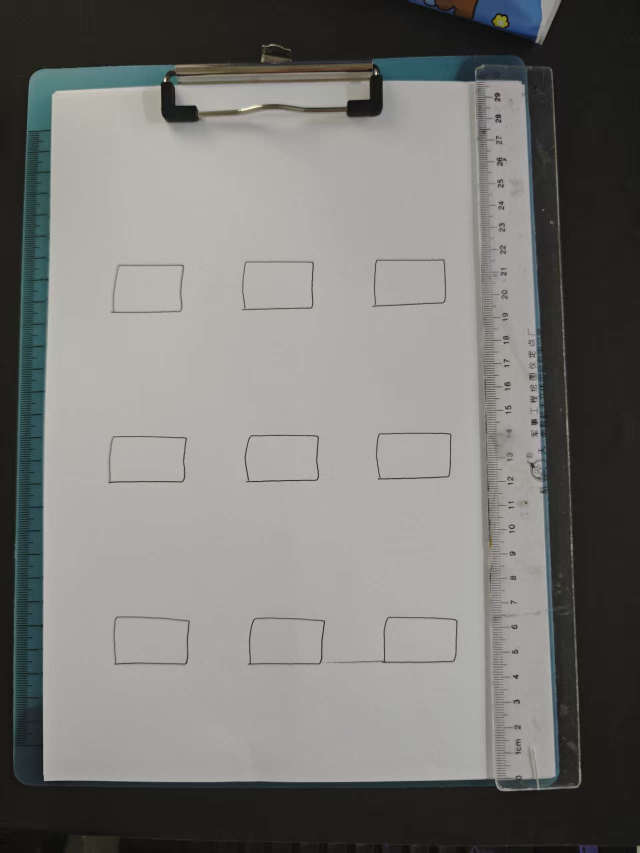
#> input picture docs/diagnostics/V47_3X3_RECT_PHOTO_20260725.jpg, 1279 x 1706 px (shown at 1/2 size); its folder holds 7 pictures in this run
$ python analyze_v47_3x3_rect_photo.py
#> lines starting #> are read from the running program, lines starting #| are printed output that depends on the picture; after the words box and inside, x2 and y2 are one past the last pixel; in counts of white or black regions, pixels touching at a corner belong together
#!/usr/bin/env python3
"""Measure the nine V47 rectangles from one perspective photo."""

from __future__ import annotations

import json
import math
from pathlib import Path

import cv2
import numpy as np


ROOT = Path(__file__).resolve().parents[1]
PHOTO = ROOT / "docs" / "diagnostics" / "V47_3X3_RECT_PHOTO_20260725.jpg"
OUTPUT_JSON = (
    ROOT / "docs" / "diagnostics" / "V47_3X3_RECT_PHOTO_ANALYSIS.json"
)
OUTPUT_RECTIFIED = (
    ROOT / "docs" / "diagnostics" / "V47_3X3_RECT_RECTIFIED.png"
)
OUTPUT_ANNOTATED = (
    ROOT / "docs" / "diagnostics" / "V47_3X3_RECT_ANALYZED.png"
)

PX_PER_MM = 5.0
WARP_WIDTH = round(210.0 * PX_PER_MM)
WARP_HEIGHT = round(297.0 * PX_PER_MM)

# The transparent ruler hides most of the right paper edge.  These four
# endpoints are the visible A4 boundary intersections in this photo.
PHOTO_PAGE_CORNERS = np.float32(
    [
        [105.0, 166.0],
        [1052.0, 166.0],
        [1024.0, 1564.0],
        [81.0, 1564.0],
    ]
)
WARP_PAGE_CORNERS = np.float32(
    [
        [0.0, 0.0],
        [WARP_WIDTH - 1.0, 0.0],
        [WARP_WIDTH - 1.0, WARP_HEIGHT - 1.0],
        [0.0, WARP_HEIGHT - 1.0],
    ]
)

COLUMNS = (("LEFT", 50.0), ("CENTER", 105.0), ("RIGHT", 160.0))
ROWS = (("TOP", 205.0), ("MIDDLE", 130.0), ("BOTTOM", 55.0))
RECT_WIDTH_MM = 30.0
RECT_HEIGHT_MM = 20.0


def expected_pixel(point_mm: tuple[float, float]) -> tuple[float, float]:
    return point_mm[0] * PX_PER_MM, (297.0 - point_mm[1]) * PX_PER_MM


def robust_polyfit(
    independent: np.ndarray,
    dependent: np.ndarray,
) -> tuple[np.ndarray, np.ndarray]:
    keep = np.ones(len(independent), dtype=bool)
    for _ in range(4):
        coefficients = np.polyfit(independent[keep], dependent[keep], 1)
        residual = dependent - np.polyval(coefficients, independent)
        center = np.median(residual[keep])
        deviation = np.median(np.abs(residual[keep] - center))
        limit = max(2.0, 3.5 * 1.4826 * deviation)
        keep = np.abs(residual - center) <= limit
    return coefficients, keep


def make_ink_mask(gray: np.ndarray) -> np.ndarray:
    """Find thin pen strokes while rejecting slow paper/lighting gradients."""
    background = cv2.GaussianBlur(gray, (0, 0), 11.0)
    contrast = background.astype(np.int16) - gray.astype(np.int16)
    return np.logical_and(contrast >= 5, gray <= 205)


def strongest_projection_peak(
    projection: np.ndarray,
    start: int,
    stop: int,
) -> float:
    values = projection[start:stop]
    if len(values) == 0:
        raise AssertionError("empty projection search range")
    peak = start + int(np.argmax(values))
    lo = max(start, peak - 2)
    hi = min(stop, peak + 3)
    weights = projection[lo:hi].astype(np.float64)
    if float(np.sum(weights)) <= 0.0:
        raise AssertionError("no ink in projection search range")
    coordinates = np.arange(lo, hi, dtype=np.float64)
    return float(np.sum(coordinates * weights) / np.sum(weights))


def locate_rectangle(
    ink: np.ndarray,
    expected_center_x: float,
    expected_center_y: float,
) -> dict[str, float]:
    """Locate four edges inside a broad grid-cell ROI.

    The old spatial map shifts some rectangles by several millimetres, so edge
    tracing must not begin at the nominal G-code coordinate.
    """
    half_width = round(26.0 * PX_PER_MM)
    half_height = round(20.0 * PX_PER_MM)
    x0 = max(0, round(expected_center_x - half_width))
    x1 = min(ink.shape[1], round(expected_center_x + half_width))
    y0 = max(0, round(expected_center_y - half_height))
    y1 = min(ink.shape[0], round(expected_center_y + half_height))
    roi = ink[y0:y1, x0:x1]
    row_projection = roi.sum(axis=1)
    column_projection = roi.sum(axis=0)
    split_x = max(1, min(x1 - x0 - 1, round(expected_center_x) - x0))
    split_y = max(1, min(y1 - y0 - 1, round(expected_center_y) - y0))
    return {
        "top": y0
        + strongest_projection_peak(row_projection, 0, split_y),
        "bottom": y0
        + strongest_projection_peak(
            row_projection, split_y, y1 - y0
        ),
        "left": x0
        + strongest_projection_peak(column_projection, 0, split_x),
        "right": x0
        + strongest_projection_peak(
            column_projection, split_x, x1 - x0
        ),
    }


def trace_horizontal(
    ink: np.ndarray,
    left_x: float,
    right_x: float,
    expected_y: float,
) -> np.ndarray:
    # Trim corners so the vertical strokes cannot be selected.  This also
    # excludes the bottom-row travel/connection line outside each rectangle.
    x0 = round(left_x + 8.0)
    x1 = round(right_x - 8.0)
    band = 14
    y0 = max(0, round(expected_y - band))
    y1 = min(ink.shape[0], round(expected_y + band + 1))
    local = ink[y0:y1, x0 : x1 + 1]
    points = []
    for column, x in enumerate(range(x0, x1 + 1)):
        values = local[:, column]
        candidates = np.flatnonzero(values)
        if len(candidates) == 0:
            continue
        y_candidates = y0 + candidates
        closest = int(
            y_candidates[np.argmin(np.abs(y_candidates - expected_y))]
        )
        points.append((float(x), float(closest)))
    result = np.asarray(points, dtype=np.float64)
    if len(result) < 50:
        raise AssertionError(
            "not enough horizontal edge pixels "
            f"left_x={left_x:.1f} right_x={right_x:.1f} "
            f"expected_y={expected_y:.1f} count={len(result)}"
        )
    _, keep = robust_polyfit(result[:, 0], result[:, 1])
    return result[keep]


def trace_vertical(
    ink: np.ndarray,
    expected_x: float,
    top_y: float,
    bottom_y: float,
    min_points: int = 35,
) -> np.ndarray:
    y0 = round(top_y + 8.0)
    y1 = round(bottom_y - 8.0)
    band = 14
    x0 = max(0, round(expected_x - band))
    x1 = min(ink.shape[1], round(expected_x + band + 1))
    local = ink[y0 : y1 + 1, x0:x1]
    points = []
    for row, y in enumerate(range(y0, y1 + 1)):
        values = local[row, :]
        candidates = np.flatnonzero(values)
        if len(candidates) == 0:
            continue
        x_candidates = x0 + candidates
        closest = int(
            x_candidates[np.argmin(np.abs(x_candidates - expected_x))]
        )
        points.append((float(closest), float(y)))
    result = np.asarray(points, dtype=np.float64)
    if len(result) < min_points:
        raise AssertionError(
            "not enough vertical edge pixels "
            f"expected_x={expected_x:.1f} top_y={top_y:.1f} "
            f"bottom_y={bottom_y:.1f} count={len(result)}"
        )
    _, keep = robust_polyfit(result[:, 1], result[:, 0])
    return result[keep]


def transform_points(points: np.ndarray, transform: np.ndarray) -> np.ndarray:
    return cv2.perspectiveTransform(
        points.astype(np.float32)[None, :, :], transform
    )[0].astype(np.float64)


def line_fit(
    points: np.ndarray,
    horizontal: bool,
) -> tuple[np.ndarray, float, float]:
    if horizontal:
        independent = points[:, 0]
        dependent = points[:, 1]
    else:
        independent = points[:, 1]
        dependent = points[:, 0]
    coefficients, keep = robust_polyfit(independent, dependent)
    residual = dependent[keep] - np.polyval(
        coefficients, independent[keep]
    )
    return (
        coefficients,
        float(np.percentile(np.abs(residual), 95.0) / PX_PER_MM),
        float(np.max(np.abs(residual)) / PX_PER_MM),
    )


def intersection(
    horizontal: np.ndarray,
    vertical: np.ndarray,
) -> np.ndarray:
    # y = a*x + b; x = c*y + d
    a, b = horizontal
    c, d = vertical
    denominator = 1.0 - a * c
    y = (a * d + b) / denominator
    x = c * y + d
    return np.asarray((x, y), dtype=np.float64)


def measure_rectangle(
    traces: dict[str, np.ndarray],
) -> tuple[dict, dict[str, np.ndarray]]:
    top_fit, top_curve95, top_curve_max = line_fit(
        traces["top"], horizontal=True
    )
    bottom_fit, bottom_curve95, bottom_curve_max = line_fit(
        traces["bottom"], horizontal=True
    )
    left_fit, left_curve95, left_curve_max = line_fit(
        traces["left"], horizontal=False
    )
    right_fit, right_curve95, right_curve_max = line_fit(
        traces["right"], horizontal=False
    )
    corners = {
        "top_left": intersection(top_fit, left_fit),
        "top_right": intersection(top_fit, right_fit),
        "bottom_right": intersection(bottom_fit, right_fit),
        "bottom_left": intersection(bottom_fit, left_fit),
    }
    width_top = np.linalg.norm(corners["top_right"] - corners["top_left"])
    width_bottom = np.linalg.norm(
        corners["bottom_right"] - corners["bottom_left"]
    )
    height_left = np.linalg.norm(
        corners["bottom_left"] - corners["top_left"]
    )
    height_right = np.linalg.norm(
        corners["bottom_right"] - corners["top_right"]
    )
    horizontal_angle = math.degrees(
        math.atan((top_fit[0] + bottom_fit[0]) / 2.0)
    )
    vertical_angle = math.degrees(
        math.atan((left_fit[0] + right_fit[0]) / 2.0)
    )
    orthogonality_error = abs(horizontal_angle + vertical_angle)
    curve95 = {
        "top": top_curve95,
        "right": right_curve95,
        "bottom": bottom_curve95,
        "left": left_curve95,
    }
    curve_max = {
        "top": top_curve_max,
        "right": right_curve_max,
        "bottom": bottom_curve_max,
        "left": left_curve_max,
    }
    result = {
        "width_top_mm": float(width_top / PX_PER_MM),
        "width_bottom_mm": float(width_bottom / PX_PER_MM),
        "width_mean_mm": float((width_top + width_bottom) / 2.0 / PX_PER_MM),
        "height_left_mm": float(height_left / PX_PER_MM),
        "height_right_mm": float(height_right / PX_PER_MM),
        "height_mean_mm": float(
            (height_left + height_right) / 2.0 / PX_PER_MM
        ),
        "horizontal_angle_deg": horizontal_angle,
        "vertical_shear_deg": vertical_angle,
        "orthogonality_error_deg": orthogonality_error,
        "edge_curve95_mm": curve95,
        "edge_curve_max_mm": curve_max,
        "edge_curve95_worst_mm": max(curve95.values()),
        "edge_curve_max_worst_mm": max(curve_max.values()),
        "corners_rectified_px": {
            name: [float(value) for value in point]
            for name, point in corners.items()
        },
    }
    fits = {
        "top": top_fit,
        "bottom": bottom_fit,
        "left": left_fit,
        "right": right_fit,
    }
    return result, fits


def main() -> None:
    image = cv2.imread(str(PHOTO))
#> image is the input picture: shape (1706, 1279, 3); mean B, G, R 117.4, 120.4, 122
    if image is None:
        raise FileNotFoundError(PHOTO)
    page_transform = cv2.getPerspectiveTransform(
        PHOTO_PAGE_CORNERS, WARP_PAGE_CORNERS
    )
    rectified = cv2.warpPerspective(
        image, page_transform, (WARP_WIDTH, WARP_HEIGHT)
    )
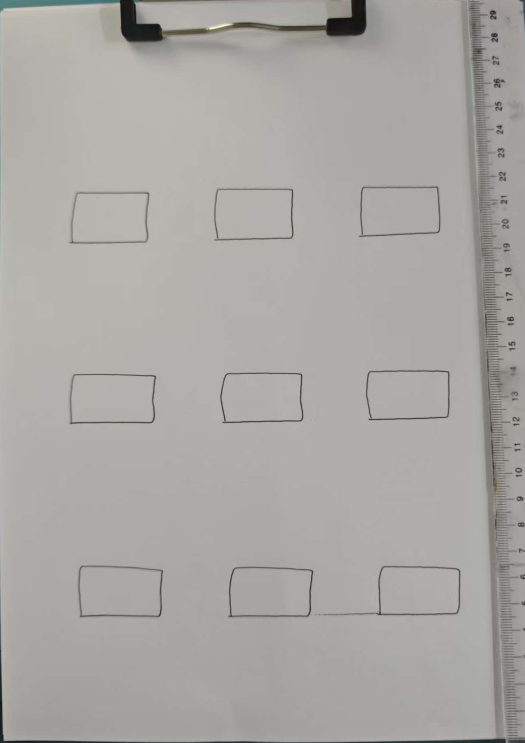
#> rectified: shape (1485, 1050, 3) (shown at 1/2 size); mean B, G, R 163.4, 167, 170.4
    cv2.imwrite(str(OUTPUT_RECTIFIED), rectified)
    gray = cv2.cvtColor(rectified, cv2.COLOR_BGR2GRAY)
    ink = make_ink_mask(gray)
#> in make_ink_mask, `background = cv2.GaussianBlur(gray, (0, 0), 11.0)`:
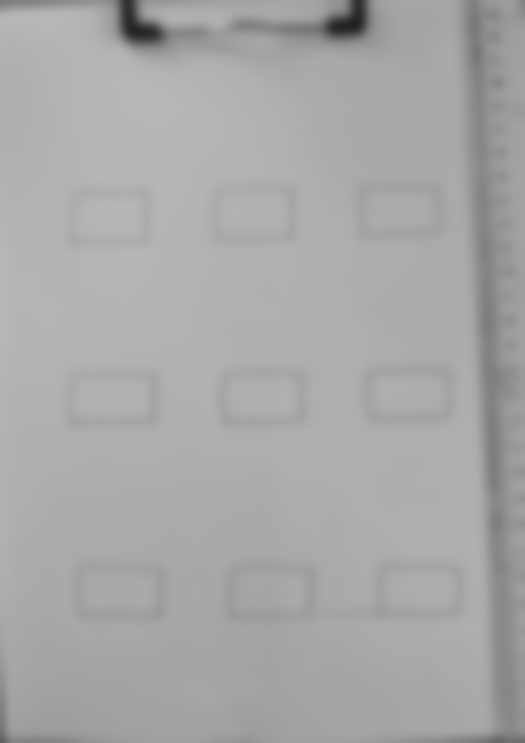
#> background: shape (1485, 1050) (shown at 1/2 size); min 32, max 184, mean 167.7
#> in make_ink_mask, `contrast = background.astype(np.int16) - gray.astype(np.int16)`:
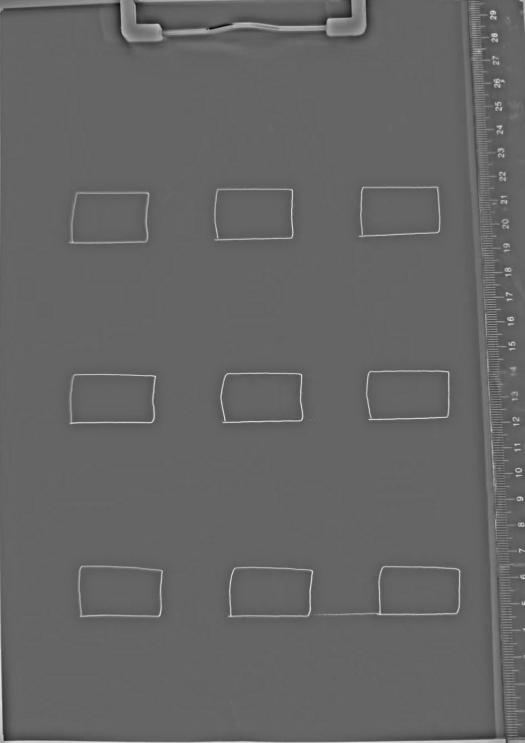
#> contrast: shape (1485, 1050) int16 (shown at 1/2 size); min -93, max 140, mean 0; drawn with min black and max white
#> in make_ink_mask, `return np.logical_and(contrast >= 5, gray <= 205)`:
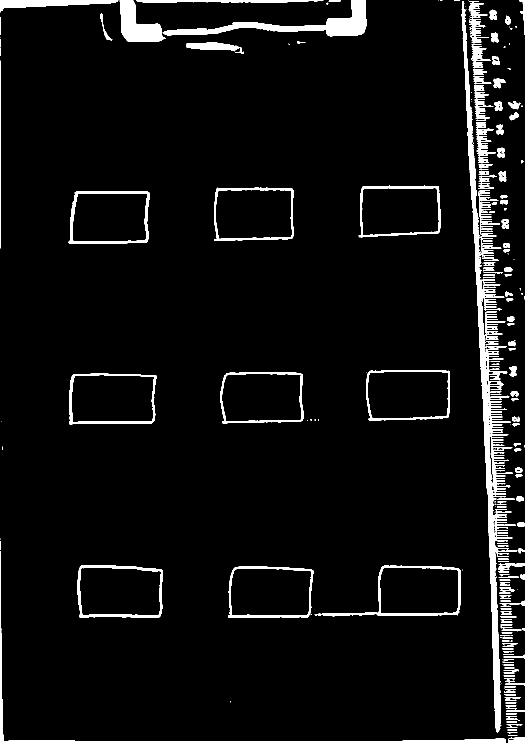
#> returned value: shape (1485, 1050) bool (shown at 1/2 size); 5.2% white; 301 white regions (74 under 20 px), largest, box (x1, y1, x2, y2) and area: (923, 2, 1035, 1466) 19386, (325, 0, 733, 73) 7310, (0, 1102, 1012, 1485) 4370

    raw_records = []
    measured_centers = []
    expected_centers = []
    for row_name, center_y_mm in ROWS:
        for column_name, center_x_mm in COLUMNS:
            center_x, center_y = expected_pixel(
                (center_x_mm, center_y_mm)
            )
            edges = locate_rectangle(ink, center_x, center_y)
            traces = {
                "top": trace_horizontal(
                    ink, edges["left"], edges["right"], edges["top"]
                ),
                "bottom": trace_horizontal(
                    ink,
                    edges["left"],
                    edges["right"],
                    edges["bottom"],
                ),
                "left": trace_vertical(
                    ink,
                    edges["left"],
                    edges["top"],
                    edges["bottom"],
                ),
                "right": trace_vertical(
                    ink,
                    edges["right"],
                    edges["top"],
                    edges["bottom"],
                ),
            }
            provisional, _ = measure_rectangle(traces)
            corners = np.asarray(
                list(provisional["corners_rectified_px"].values()),
                dtype=np.float64,
            )
            measured_centers.append(np.mean(corners, axis=0))
            expected_centers.append((center_x, center_y))
            raw_records.append(
                {
                    "zone": f"{row_name}_{column_name}",
                    "row": row_name,
                    "column": column_name,
                    "center_paper_mm": [center_x_mm, center_y_mm],
                    "located_edges_rectified_px": edges,
                    "traces": traces,
                }
            )
#> this loop made 3 passes
#> pass 1, in locate_rectangle, `roi = ink[y0:y1, x0:x1]`:
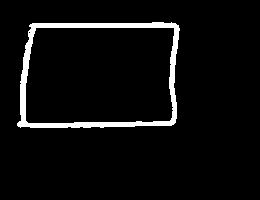
#> roi: shape (200, 260) bool; 5% white; 1 white region, box (x1, y1, x2, y2) and area: (17, 22, 180, 128) 2594
#> pass 1, in trace_vertical, `local = ink[y0 : y1 + 1, x0:x1]`:
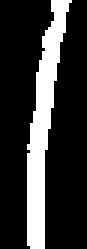
#> local: shape (83, 29) bool (shown 3 times larger); 20.7% white; 1 white region, box (x1, y1, x2, y2) and area: (9, 0, 24, 83) 498
#> after the loop, expected_centers = [(250, 460), (525, 460), (800, 460), (250, 835), (525, 835), (800, 835), (250, 1210), (525, 1210), (800, 1210)]; measured_centers = [[219.5, 434], [507.6, 427.5], [800, 420.8], [224.5, 797], [523.4, 794.5], [815.9, 789.4], [240.5, 1182.8], [540.7, 1183.6], [838.5, 1181.5]]; raw_records = 9 items

    grid_transform, _ = cv2.findHomography(
        np.asarray(measured_centers, dtype=np.float32),
        np.asarray(expected_centers, dtype=np.float32),
        method=0,
    )
#> grid_transform = [[0.999, -0.00808, 41.34], [0.0314, 1.1, -9.74], [2.16e-05, 6.13e-05, 1]]
    if grid_transform is None:
        raise AssertionError("grid homography failed")

    annotated = rectified.copy()
    results = []
    colors = {
        "top": (20, 80, 230),
        "right": (40, 170, 40),
        "bottom": (230, 80, 20),
        "left": (190, 40, 190),
    }
    for index, record in enumerate(raw_records, start=1):
        corrected_traces = {
            name: transform_points(points, grid_transform)
            for name, points in record["traces"].items()
        }
        measurement, _ = measure_rectangle(corrected_traces)
        measurement.update(
            {
                "index": index,
                "zone": record["zone"],
                "row": record["row"],
                "column": record["column"],
                "center_paper_mm": record["center_paper_mm"],
            }
        )
        results.append(measurement)
        for side, points in record["traces"].items():
            for point in points[::4]:
                cv2.circle(
                    annotated,
                    (round(point[0]), round(point[1])),
                    1,
                    colors[side],
                    -1,
                )
#> this loop made 9 passes
#> (top_fit in measure_rectangle, top_curve95 in measure_rectangle, top_curve_max in measure_rectangle, bottom_curve95 in measure_rectangle, bottom_curve_max in measure_rectangle, left_curve95 in measure_rectangle, left_curve_max in measure_rectangle, right_fit in measure_rectangle) on passes 1 to 5: ([0.0227, 404.9], 2.99e-06, 3.18e-06, 5.55e-06, 6.15e-06, 0.081, 0.338, [-0.0269, 333.4]), ([0.0228, 397.5], 3.01e-06, 3.25e-06, 0.0109, 0.195, 0.119, 0.306, [-0.0416, 617.4]), ([0.0229, 393.3], 2.92e-06, 3.16e-06, 0.208, 0.251, 0.00302, 0.187, [-0.0559, 900.9]), ([0.0153, 781.6], 0.186, 0.187, 5.81e-06, 6.29e-06, 1.53e-06, 1.74e-06, [-0.0265, 345.8]), ([0.0143, 778], 0.00517, 0.195, 5.79e-06, 6.3e-06, 0.325, 0.379, [-0.0323, 626.6])
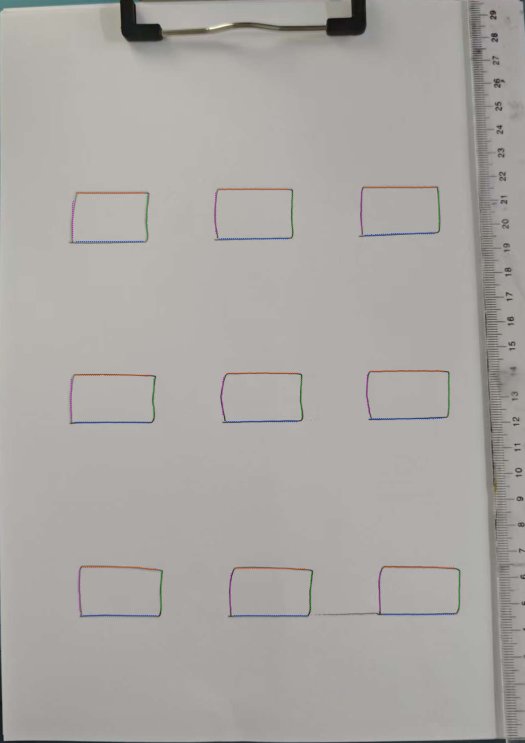
#> annotated: shape (1485, 1050, 3) (shown at 1/2 size); 0.33% of pixels changed, all inside (x1, y1, x2, y2) = (141, 373, 920, 1233)

    summary = {
        "photo": str(PHOTO),
        "photo_page_corners_px": PHOTO_PAGE_CORNERS.tolist(),
        "rectification": (
            "A4 boundary homography followed by nine-center global homography"
        ),
        "connection_line_included": False,
        "connection_line_exclusion": (
            "Each side is sampled only between inset corners; ink outside a "
            "rectangle, including the lower-row connection line, is ignored."
        ),
        "nominal_rectangle_mm": [RECT_WIDTH_MM, RECT_HEIGHT_MM],
        "rectangles": results,
        "summary": {
            "width_mean_range_mm": [
                min(item["width_mean_mm"] for item in results),
                max(item["width_mean_mm"] for item in results),
            ],
            "height_mean_range_mm": [
                min(item["height_mean_mm"] for item in results),
                max(item["height_mean_mm"] for item in results),
            ],
            "orthogonality_error_max_deg": max(
                item["orthogonality_error_deg"] for item in results
            ),
            "edge_curve95_max_mm": max(
                item["edge_curve95_worst_mm"] for item in results
            ),
            "edge_curve_max_mm": max(
                item["edge_curve_max_worst_mm"] for item in results
            ),
            "edge_curve95_mean_by_side_mm": {
                side: float(
                    np.mean(
                        [
                            item["edge_curve95_mm"][side]
                            for item in results
                        ]
                    )
                )
                for side in ("top", "right", "bottom", "left")
            },
            "mean_size_by_row_mm": {
                row: {
                    "width": float(
                        np.mean(
                            [
                                item["width_mean_mm"]
                                for item in results
                                if item["row"] == row
                            ]
                        )
                    ),
                    "height": float(
                        np.mean(
                            [
                                item["height_mean_mm"]
                                for item in results
                                if item["row"] == row
                            ]
                        )
                    ),
                }
                for row in ("TOP", "MIDDLE", "BOTTOM")
            },
        },
    }
    OUTPUT_JSON.write_text(
        json.dumps(summary, ensure_ascii=False, indent=2) + "\n",
        encoding="utf-8",
    )
    cv2.imwrite(str(OUTPUT_ANNOTATED), annotated)
    print(json.dumps(summary["summary"], ensure_ascii=False, indent=2))
#> (printed output is left out)
    for item in results:
        print(
            f"{item['index']} {item['zone']} "
            f"W={item['width_mean_mm']:.2f} "
            f"H={item['height_mean_mm']:.2f} "
            f"orth={item['orthogonality_error_deg']:.2f}deg "
            f"curve95={item['edge_curve95_worst_mm']:.2f}mm"
        )
#> this loop made 9 passes
#| 1 TOP_LEFT W=28.69 H=20.45 orth=0.17deg curve95=0.16mm
#| 2 TOP_CENTER W=29.13 H=20.55 orth=0.73deg curve95=0.12mm
#| 3 TOP_RIGHT W=29.02 H=19.35 orth=2.41deg curve95=0.21mm
#| 4 MIDDLE_LEFT W=31.13 H=18.81 orth=0.46deg curve95=0.19mm
#| 5 MIDDLE_CENTER W=29.35 H=19.28 orth=1.33deg curve95=0.32mm
#> (further printed lines are left out)
    print(OUTPUT_JSON)
    print(OUTPUT_RECTIFIED)
    print(OUTPUT_ANNOTATED)


if __name__ == "__main__":
    main()
